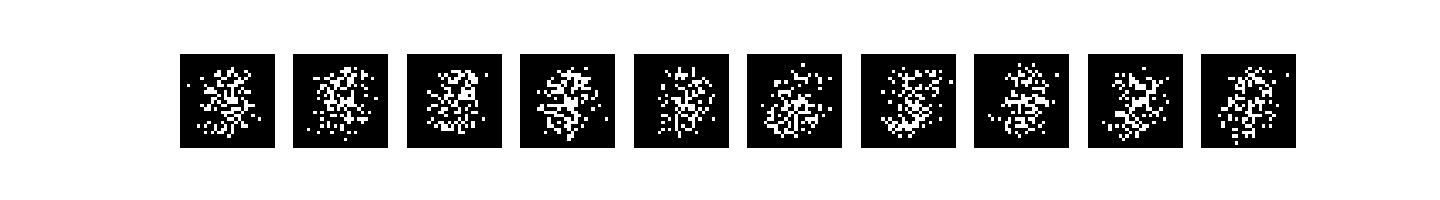

Generate this figure with Python:
import numpy as np
import matplotlib.pyplot as plt
from tensorflow.keras.datasets import mnist

# Load MNIST data and binarize
(train_images, _), _ = mnist.load_data()
train_images = (train_images > 127.5).astype(np.float32)

# Calculate MLE for theta (probability of pixel being white)
# theta_mle = np.mean(train_images, axis=0) / 255.0
theta_mle = np.mean(train_images, axis=0)


# Generate 10 samples using Bernoulli distribution
samples = np.random.binomial(n=1, p=theta_mle, size=(10, 28, 28))

# Visualize the generated samples
fig, axes = plt.subplots(1, 10, figsize=(20, 2))

for i in range(10):
    axes[i].imshow(samples[i], cmap='gray')
    axes[i].axis('off')

plt.show()
